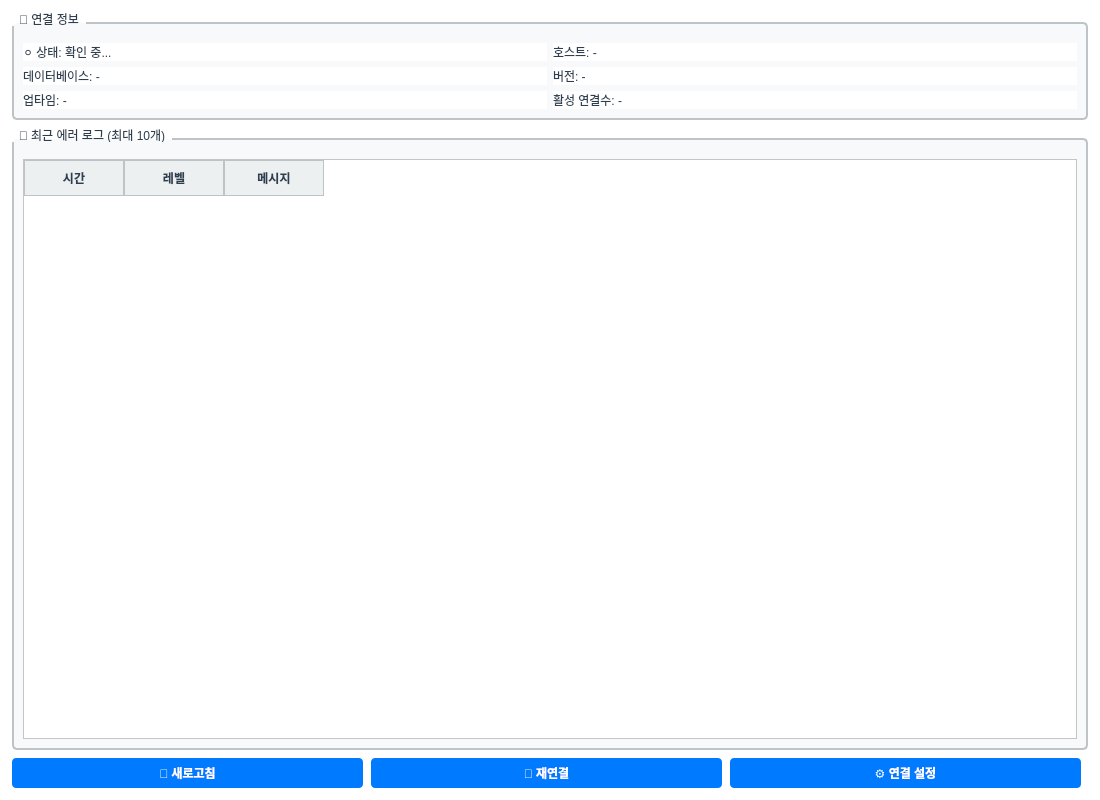
<?xml version="1.0" encoding="UTF-8"?>
<ui version="4.0">
 <class>ConnectionTab</class>
 <widget class="QWidget" name="ConnectionTab">
  <property name="geometry">
   <rect>
    <x>0</x>
    <y>0</y>
    <width>1100</width>
    <height>800</height>
   </rect>
  </property>
  <property name="windowTitle">
   <string>연결 상태</string>
  </property>
  <property name="styleSheet">
   <string notr="true">QWidget {
    background-color: #FFFFFF;
    color: #2C3E50;
    font-family: &quot;맑은 고딕&quot;, &quot;Segoe UI&quot;;
    font-size: 9pt;
}
QTabBar::tab:selected {
    background-color: #007AFF;
    color: #FFFFFF;
    font-weight: bold;
}
QPushButton {
    background-color: #007AFF;
    color: #FFFFFF;
    border: none;
    border-radius: 4px;
    padding: 6px 12px;
    font-weight: bold;
}
QPushButton:hover {
    background-color: #0055CC;
}
QPushButton:disabled {
    background-color: #BDC3C7;
    color: #7F8C8D;
}
QTableWidget {
    gridline-color: #BDC3C7;
    background-color: #FFFFFF;
    alternate-background-color: #F8F9FA;
    selection-background-color: #007AFF;
    selection-color: #FFFFFF;
}
QHeaderView::section {
    background-color: #ECF0F1;
    color: #2C3E50;
    padding: 6px;
    border: 1px solid #BDC3C7;
    font-weight: bold;
}
QGroupBox {
    border: 2px solid #BDC3C7;
    border-radius: 5px;
    margin-top: 10px;
    padding-top: 10px;
    background-color: #F8F9FA;
}
QGroupBox::title {
    subcontrol-origin: margin;
    subcontrol-position: top left;
    padding: 0 5px;
    color: #2C3E50;
    font-weight: bold;
}</string>
  </property>
  <layout class="QVBoxLayout" name="verticalLayout">
   <property name="spacing">
    <number>8</number>
   </property>
   <property name="leftMargin">
    <number>12</number>
   </property>
   <property name="topMargin">
    <number>12</number>
   </property>
   <property name="rightMargin">
    <number>12</number>
   </property>
   <property name="bottomMargin">
    <number>12</number>
   </property>
   <item>
    <widget class="QGroupBox" name="groupConnection">
     <property name="title">
      <string>📡 연결 정보</string>
     </property>
     <layout class="QGridLayout" name="gridLayout_conn">
      <item row="0" column="0">
       <widget class="QLabel" name="labelStatus">
        <property name="text">
         <string>⚪ 상태: 확인 중...</string>
        </property>
       </widget>
      </item>
      <item row="0" column="1">
       <widget class="QLabel" name="labelHost">
        <property name="text">
         <string>호스트: -</string>
        </property>
       </widget>
      </item>
      <item row="1" column="0">
       <widget class="QLabel" name="labelDB">
        <property name="text">
         <string>데이터베이스: -</string>
        </property>
       </widget>
      </item>
      <item row="1" column="1">
       <widget class="QLabel" name="labelVersion">
        <property name="text">
         <string>버전: -</string>
        </property>
       </widget>
      </item>
      <item row="2" column="0">
       <widget class="QLabel" name="labelUptime">
        <property name="text">
         <string>업타임: -</string>
        </property>
       </widget>
      </item>
      <item row="2" column="1">
       <widget class="QLabel" name="labelConnections">
        <property name="text">
         <string>활성 연결수: -</string>
        </property>
       </widget>
      </item>
     </layout>
    </widget>
   </item>
   <item>
    <widget class="QGroupBox" name="groupErrors">
     <property name="title">
      <string>🔴 최근 에러 로그 (최대 10개)</string>
     </property>
     <layout class="QVBoxLayout" name="vl_errors">
      <item>
       <widget class="QTableWidget" name="tableErrors">
        <property name="alternatingRowColors">
         <bool>true</bool>
        </property>
        <property name="selectionBehavior">
         <enum>QAbstractItemView::SelectRows</enum>
        </property>
        <property name="editTriggers">
         <set>QAbstractItemView::NoEditTriggers</set>
        </property>
        <property name="columnCount">
         <number>3</number>
        </property>
        <column>
         <property name="text">
          <string>시간</string>
         </property>
        </column>
        <column>
         <property name="text">
          <string>레벨</string>
         </property>
        </column>
        <column>
         <property name="text">
          <string>메시지</string>
         </property>
        </column>
       </widget>
      </item>
     </layout>
    </widget>
   </item>
   <item>
    <layout class="QHBoxLayout" name="hl_buttons">
     <item>
      <widget class="QPushButton" name="btnRefresh">
       <property name="text">
        <string>🔄 새로고침</string>
       </property>
      </widget>
     </item>
     <item>
      <widget class="QPushButton" name="btnReconnect">
       <property name="text">
        <string>🔌 재연결</string>
       </property>
      </widget>
     </item>
     <item>
      <widget class="QPushButton" name="btnSettings">
       <property name="text">
        <string>⚙️ 연결 설정</string>
       </property>
      </widget>
     </item>
     <item>
      <spacer name="spacer_btn">
       <property name="orientation">
        <enum>Qt::Horizontal</enum>
       </property>
      </spacer>
     </item>
    </layout>
   </item>
  </layout>
 </widget>
 <resources/>
 <connections/>
</ui>
